Frame 1 (no input): blank canvas, image omitted
Frame 60 (the mouse pressed at the canvas centre just before this capture): blank canvas, image omitted
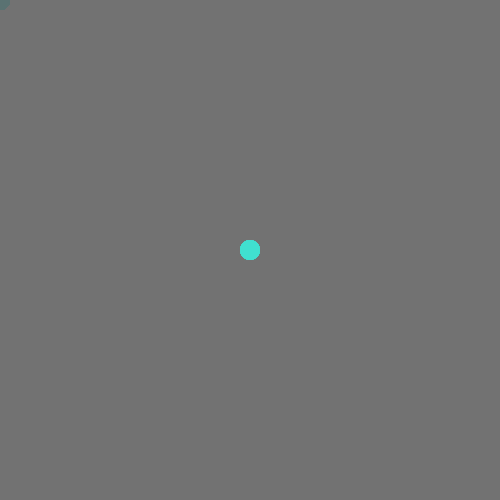
Frame 120 (the mouse held since frame 60 and released just before this capture)

The Processing sketch whose frames 1 and 60 were blank and that drew this single picture after the mouse press (run headless with seeded random() and noise(); from frame 60 on, the mouse is pressed at the canvas centre):

// Processing sketch: processing_172209
// ── processing_172209.pde

// setup - runs one time
void setup()
  {
  // set a stage size of 500 x 500 pixels
  size (500,500);

  // smooth all drawing
  smooth();

  // don't draw an outline around your shapes
  noStroke();

  // draw all ellipses from their center point
  ellipseMode(CENTER);
  }

// draw - runs once a frame
void draw()
  {
  // fill all shapes with a solid black color with a very low opacity
  fill(105,105,105,10);

  // draw a rectangle that fills the whole screen
  // don't draw this rectangle if you don't want to erase the screen each time
  rect(0,0,width,height);

  // fill all shapes with a white color from this point forward
  fill(#40E0D0);

  // draw a small ellipse (20x20) where the mouse is
  ellipse(mouseX, mouseY, 20, 20 );
  }
